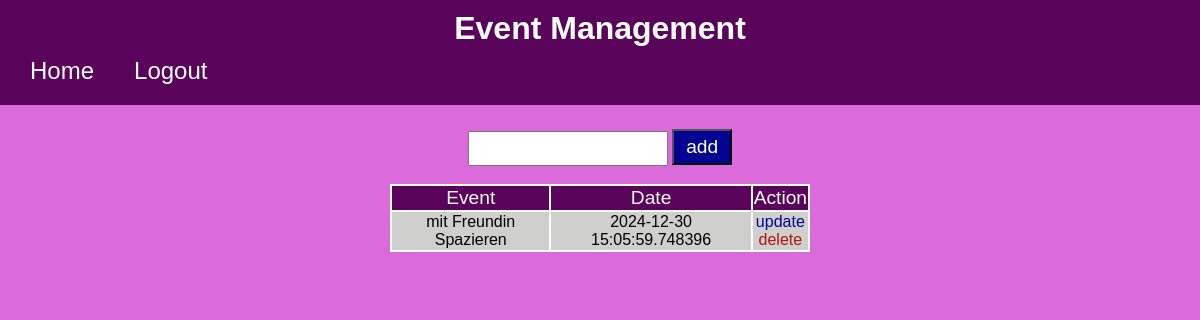
Before: /home (signed in) with the older database file.
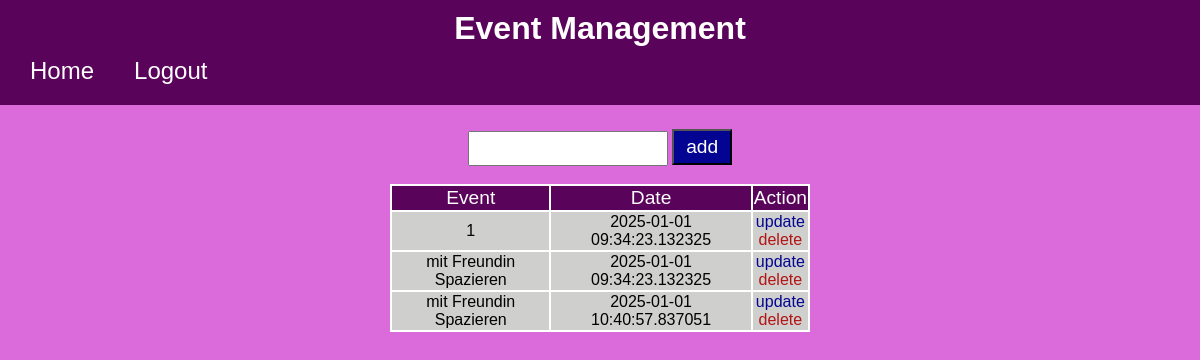
After: the same page with the newer database file.
### website/models.py (models this page shows)
class Event(db.Model):
    id = db.Column(db.Integer, primary_key=True)
    content = db.Column(db.String(60))
    due_date = db.Column(db.DateTime, default=datetime.utcnow())
    user_id = db.Column(db.Integer, db.ForeignKey('user.id'), nullable = False)

### website/views.py (the view, shortened to what this page needs)
@views.route('/home', methods=['POST', 'GET'])
@login_required
def home():
    return render_template('home.html', user=current_user)

### website/__init__.py (called while the page is built)
def create_app():
    app = Flask(__name__, template_folder="template")
    app.config['SQLALCHEMY_DATABASE_URI'] = f'sqlite:///{DATA_BN}'
    app.config['SECRET_KEY'] = 'abcdefghijk'
    db.init_app(app)
    from website.views import views
    from website.auth import auth
    app.register_blueprint(auth, url_prefix='/')
    app.register_blueprint(views, url_prefix='/')
    from website.models import User, Event
    with app.app_context():
        db.create_all()
    login_manager = LoginManager()
    login_manager.login_view = 'auth.login'
    login_manager.init_app(app)
    @login_manager.user_loader
    def load_user(id):
        return User.query.get(int(id))
    return app

### website/template/home.html (shortened to what this page needs)
{% extends 'base.html' %}
{% block content %}
<div class="content" align="center" >
    <br>
    <form  method="POST" align="center">
        <div>
            <input type="text" name="content" id="content" >
            <button type="submit" id="button" >add</button>
        </div>
    </form>
    <br>
    <table id="table">
        <thead align='center' id="thead">
            <td>Event</td>
            <td>Date</td>
            <td>Action</td>
        </thead>
        <tbody align="center" id="tbody">
            {% for event in user.events %}
                <tr id="table-row">
                    <td>{{ event.content }}</td>
                    <td>{{ event.due_date.date() }}  {{ event.due_date.time() }}</td>
                    <td style="text-align:center;">
                        <a id="update" href="/update/{{event.id}}" >update</a>
                        <br>
                        <a id="delete" href="/delete/{{event.id}}" >delete</a>
                    </td>
                </tr>
            {% endfor %}
        </tbody>
    </table>
    <br>
</div>
{% endblock %}

### website/template/base.html (shortened to what this page needs)
<!DOCTYPE html>
<html lang="en">
    <head>
        <link rel="stylesheet" href="../static/base.css">
    </head>
    <body>
        <nav class="navbar"  align="center">
          {% block nav %}
            <a href="#" class="navbar-logo">Event Management</a>
            <div class="navbar-container" >
                    <ul class="navbar-links" >
                      {% if user.is_authenticated %}
                      <li ><a class="nav-item nav-link" id="base" href="{{ url_for('views.home') }}" align="center">Home</a></li>
                      <li><a class="nav-item nav-link" id="base" href="{{ url_for('auth.logout') }}">Logout</a></li>
                      {% else %}
                        <li ><a class="nav-item nav-link" id="base"
                          href="{{ url_for('views.landing') }}" align="center">Home</a></li>
                        <li><a class="nav-item nav-link" id="base" href="{{ url_for('views.about') }}">About</a></li>
                        <li><a class="nav-item nav-link" id="base" href="#">Contact Us</a></li>
                      {% endif%}
                    </ul>
            </div>
          {% endblock%}
        </nav>
            <div class="container" align="center">{% block content %} {% endblock %}</div>
    </body>
</html>

### website/static/base.css (style rules this page uses)
.navbar { background-color: rgb(90, 3, 90); padding:10px 20px; }
.navbar-logo { font-weight: bold; text-decoration: none; font-size:xx-large; color: white; }
.navbar-container { display:flex; justify-content: space-between; }
div ul { list-style:none; display: flex; flex-direction:row; gap:20px; padding:0px; margin:0px; }
#base { display: block; background-color:rgb(90, 3, 90); text-decoration:none; padding:10px; color:white; font-size:x-large; }
body { background-color: rgb(219, 107, 219); background-size: cover; box-sizing: border-box; background-position: center; font-family: sans-serif; padding: 0%; margin: 0%; }
#table { padding:0px; background-color:white; width:70%; }
#thead { background-color: rgb(90, 3, 90); width:100%; font-size:larger; color: white; }
#tbody { background-color: #cfcfce; }
#update { text-decoration:none; color:rgb(4, 4, 146); text-align:center; }
#delete { text-decoration:none; color:rgb(179, 20, 20); text-align:center; }
#button { background-color: rgb(4, 4, 146); color:white; width: 10%; padding:5px; font-size:larger; }
.content { width:50%; padding: 6px; }
button { background-color: rgb(90, 3, 90); color:white; width:7%; padding:4px; font-size:larger; }
div input { width: 30%; padding:8px; }

Changed rows visible on the page:
removed Event: content "mit Freundin Spazieren", due_date "2024-12-30", due_date.time "15:05:59.748396"
added Event: content "1", due_date "2025-01-01", due_date.time "09:34:23.132325"
added Event: content "mit Freundin Spazieren", due_date "2025-01-01", due_date.time "09:34:23.132325"
added Event: content "mit Freundin Spazieren", due_date "2025-01-01", due_date.time "10:40:57.837051"
